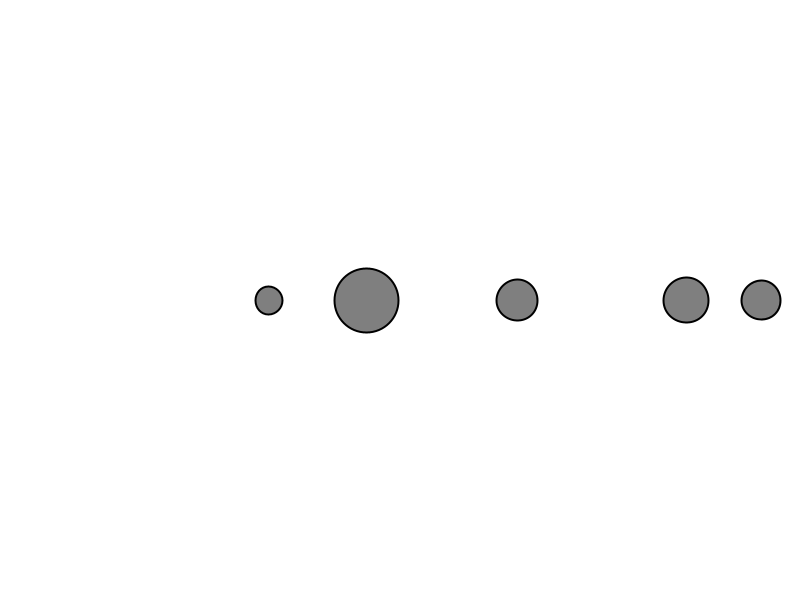
Frame 1 (no input)
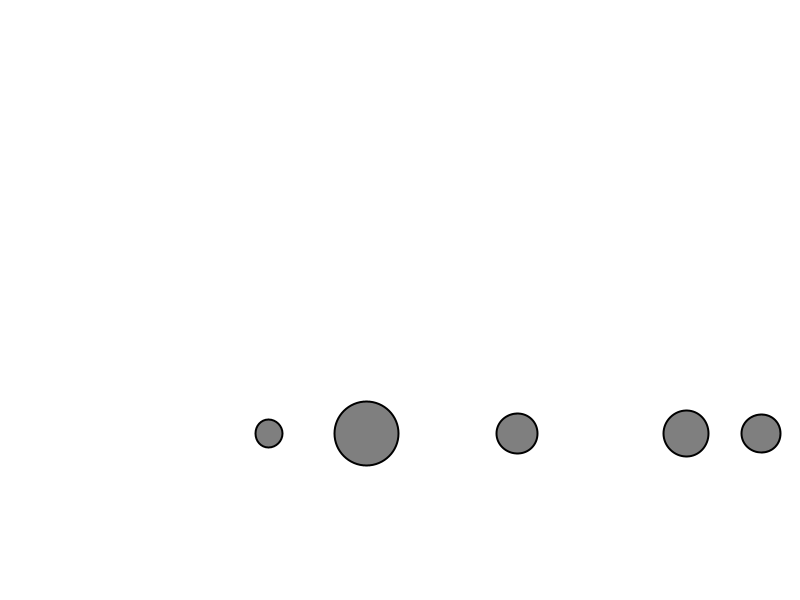
Frame 60 (the mouse pressed at the canvas centre just before this capture)
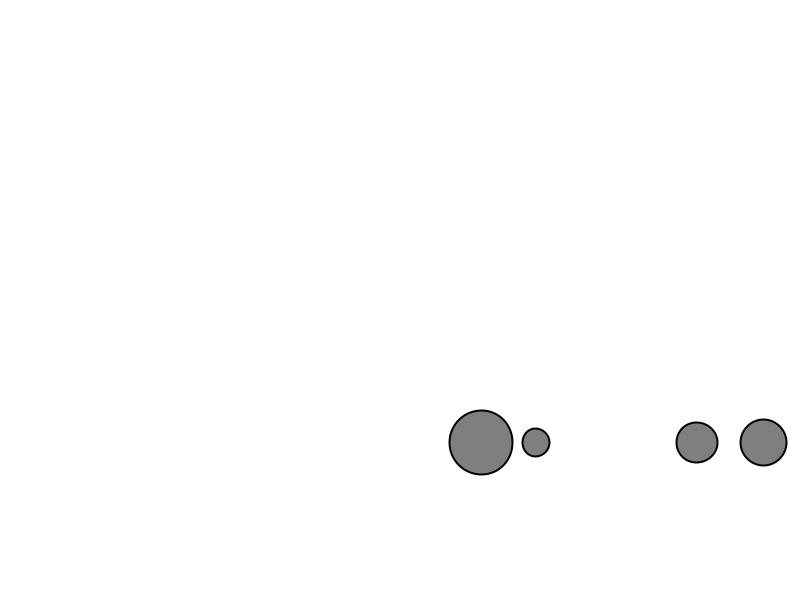
Frame 120 (the mouse held since frame 60 and released just before this capture)

The Processing sketch that drew these frames (run headless with seeded random() and noise(); from frame 60 on, the mouse is pressed at the canvas centre):

// Processing sketch: force3mass
// ── force3mass.pde
Mover[] movers;

void setup() {
  size(800, 600);
  movers = new Mover[5];
  for(int i = 0; i < movers.length; i++) {
    movers[i] = new Mover();
  }
}

void draw() {
  background(255);
  
  for(Mover m : movers) {
    PVector gravity = new PVector(0, 0.3);
    gravity.mult(m.mass);
    m.applyForce(gravity);
    
    if(mousePressed) {
      PVector wind = new PVector(0.2, 0);
      m.applyForce(wind);
    }
    m.update();
    m.edges();
    m.display();
  }
}

// ── Mover.pde
class Mover {
  PVector location;
  PVector velocity;
  PVector acceleration;
  float mass;
    
  Mover() {
    location = new PVector(random(width),height/2);
    velocity = new PVector(0, 0);
    acceleration = new PVector(0, 0);  
    mass = random(1,5);
  }
  
  // Newton's 2nd Law
  void applyForce(PVector force) {
    // F = m * a
    PVector f = PVector.div(force, mass);
    acceleration.add(f);
  }

  void update() {
    velocity.add(acceleration);
    location.add(velocity);
    //velocity.limit(5);  
    acceleration.mult(0);
  }
  
  void display() {
    stroke(0);
    strokeWeight(2);
    fill(127);
    ellipse(location.x, location.y, mass*20, mass*20);
  }
  
  void edges() {
    if(location.x > width) {
      location.x = width;
      velocity.x *= -1;
    }
    if(location.x < 0) {
      location.x = 0;
      velocity.x *= -1;
    }
    if(location.y > height) {
      location.y = height;
      velocity.y *= -1;
    }
    if(location.y < 0) {
      location.y = 0;
      velocity.y *= -1;
    }
  }
}
